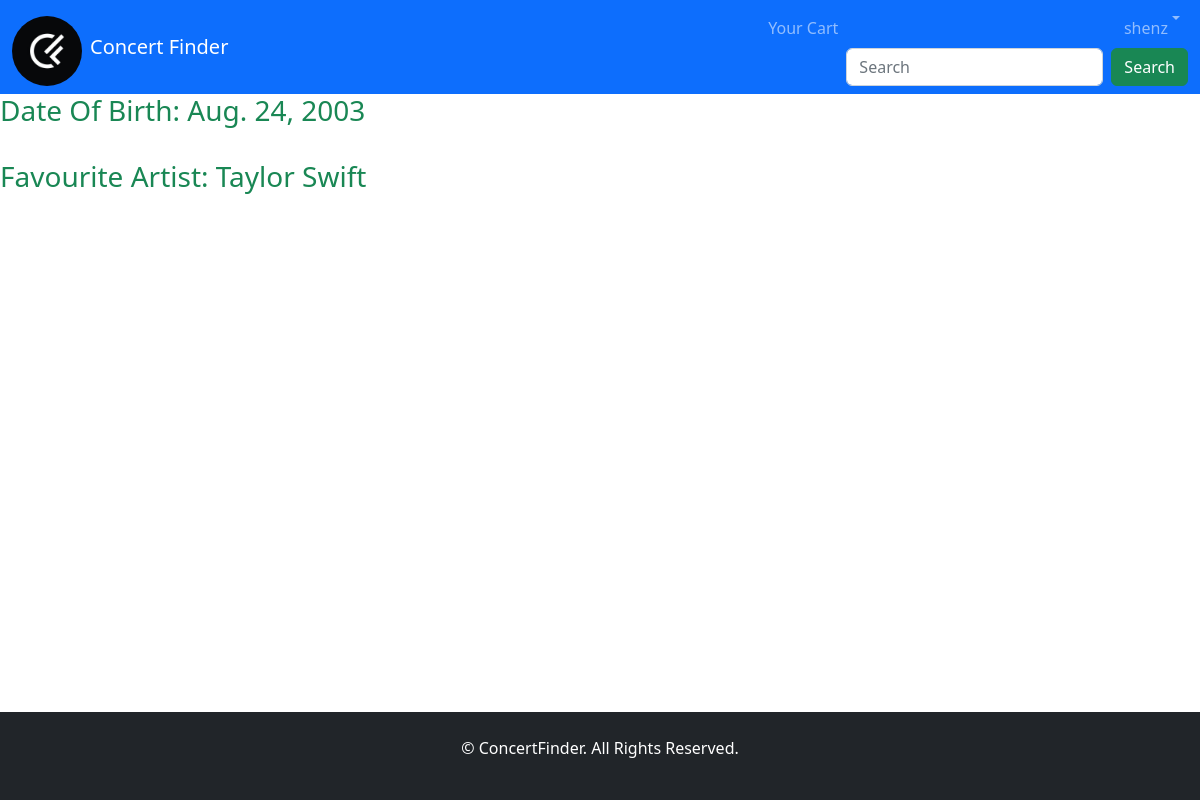
The app's page /accounts/profile/1/ (signed in) with its own data.
### users/models.py (models this page shows, shortened)
class CustomUser(AbstractUser):
    age = models.PositiveBigIntegerField(null=True, blank=True)

class Profile(models.Model):
    user = models.OneToOneField(
        get_user_model(),
        null=True,
        on_delete=models.CASCADE,
    )
    date_of_birth = models.DateField(blank=False, null=False)
    fav_artist = models.CharField(max_length=255)

### users/views.py (the view)
# urls.py: path('profile/<int:pk>/', ProfilePageView.as_view(), name='show_profile'),
class ProfilePageView(DetailView):
    model = Profile
    template_name = 'registration/user_profile.html'

### cart/context_processors.py (called while the page is built)
def counter(request):
    item_count = 0
    if 'admin' in request.path:
        return {}
    else:
        try:
            cart = Cart.objects.filter(cart_id=_cart_id(request))
            cart_items = CartItem.objects.all().filter(cart=cart[:1])
            for cart_item in cart_items:
                item_count += cart_item.quantity
        except Cart.DoesNotExist:
            item_count = 0
    return {'item_count':item_count}

### cart/views.py (called while the page is built)
def _cart_id(request):
    cart = request.session.session_key
    if not cart:
        cart = request.session.create()
    return cart

### concert/context_processors.py (called while the page is built)
def menu_links(request):
    links = Category.objects.all()
    return {'links':links}

### templates/registration/user_profile.html (shortened to what this page needs)
{% extends 'base.html' %}
{% block content %}
 <p class="text-success h3">Date Of Birth: {{ user.profile.date_of_birth }}</p>
 <br/>
 <p class="text-success h3">Favourite Artist: {{ user.profile.fav_artist }}</p>
{% endblock content %}

### templates/base.html (shortened to what this page needs)
<!DOCTYPE html>
{% load static %}
<html>
<head>
 <link href="https://cdn.jsdelivr.net/npm/bootstrap@5.2.2/dist/css/bootstrap.min.css"
 rel="stylesheet" integrity="sha384-
 Zenh87qX5JnK2Jl0vWa8Ck2rdkQ2Bzep5IDxbcnCeuOxjzrPF/et3URy9Bv1WTRi"
>
 <link rel="stylesheet" href="https://use.fontawesome.com/releases/v5.15.1/css/all.css">
 <link rel="stylesheet" type="text/css" href="{% static 'css/base.css' %}">
</head>
<body class="d-flex flex-column min-vh-100">
  <nav class="navbar navbar-expand-lg navbar-dark bg-primary">
    <div class="container-fluid">
        <div class="pt-2 justify-content-center me-2" style="text-align: center;">
          <a href="{% url 'home' %}">
            <img src="{% static 'images/cflogo.jpg' %}" alt="Concert Booking System" class="rounded-circle" height="70">
          </a>
        </div>
      <a class="navbar-brand" href="{% url 'home' %}">Concert Finder</a>
      <div class="collapse navbar-collapse d-flex flex-row-reverse" id="navbarSupportedContent">
        {% if user.is_authenticated %}
        <ul class="nav navbar-nav ms-auto">
          <li class="nav-item h-50">
            <a class="nav-link" href="{% url 'cart:cart_detail' %}">Your Cart</a>
          </li>
          <li class="nav-item dropdown">
              <a href="#" class="nav-link dropdown-toggle d-flex justify-content-end" data-bs-toggle="dropdown">{{user.username}}</a>
          <form class="d-flex" action="{% url 'search:filter_search' %}" method="get">
            <input class="form-control me-2" type="search" placeholder="Search" aria-label="Search" name="q">
            <button class="btn btn-success my-2 my-sm-0" type="submit">Search</button>
          </form>
        </li>
    </ul>
  {% endif %}
  </nav>
  <div>
    {% block content %}
    {% endblock content %}
  </div>
  <footer class="mt-auto">
    <div class="bg-dark text-white text-center p-4">
      <p>&copy; ConcertFinder. All Rights Reserved.</p>
    </div>
  </footer>
</body>
</html>

### records on screen
CustomUser: username "shenz", profile.date_of_birth "Aug. 24, 2003", profile.fav_artist "Taylor Swift"
